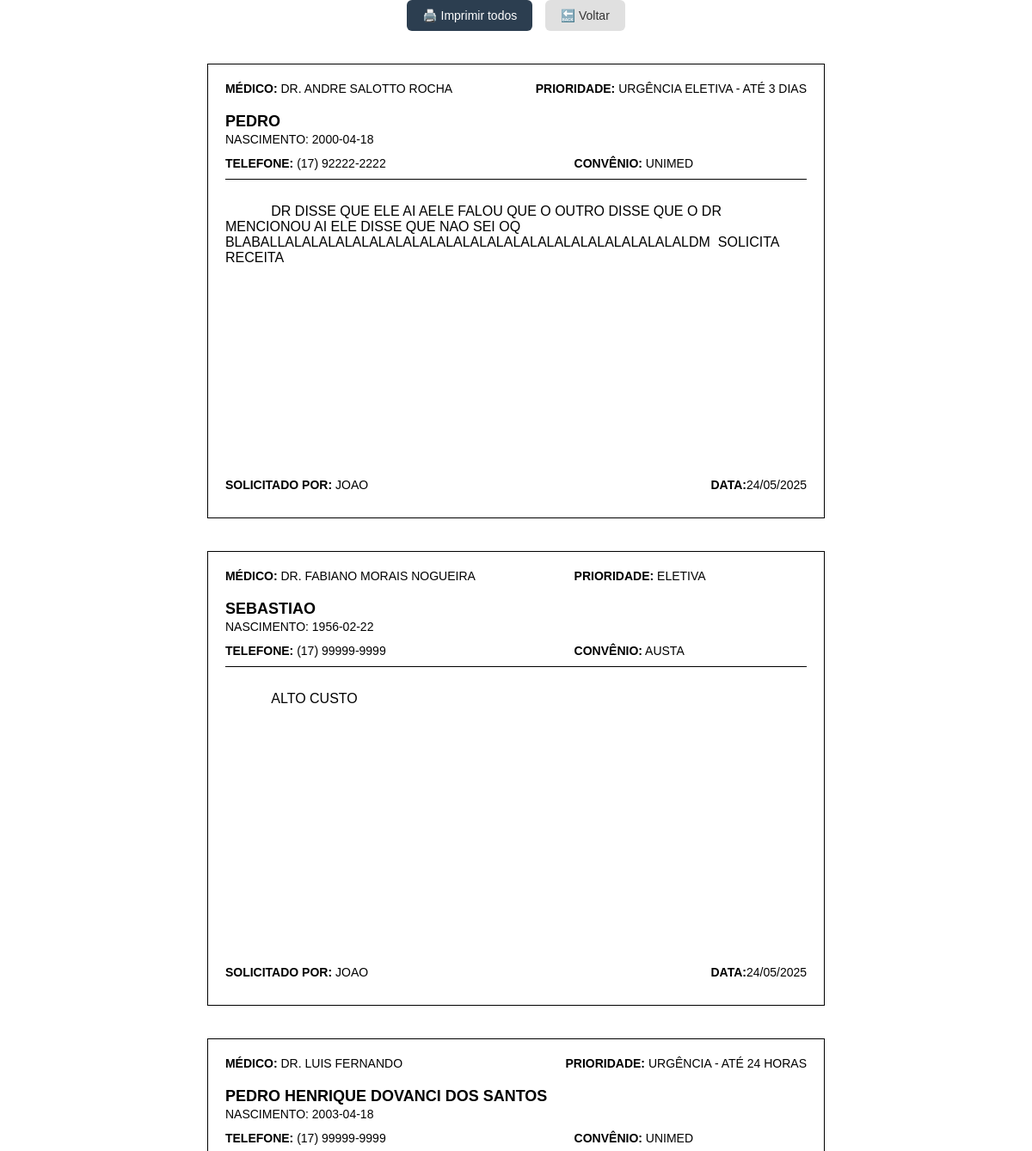
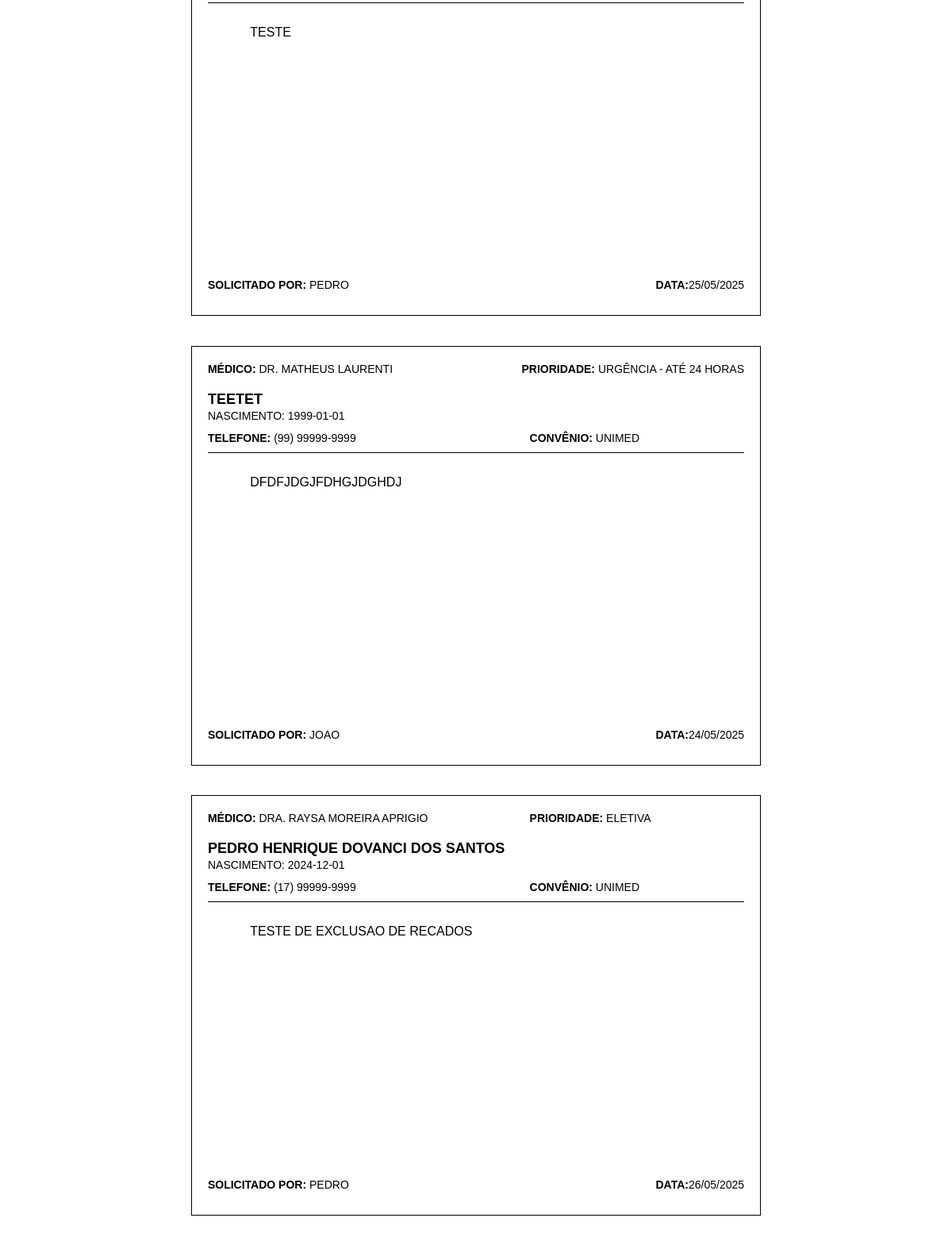
The app's page /imprimir/pendente (signed in), older data (2 pictures, top to bottom).
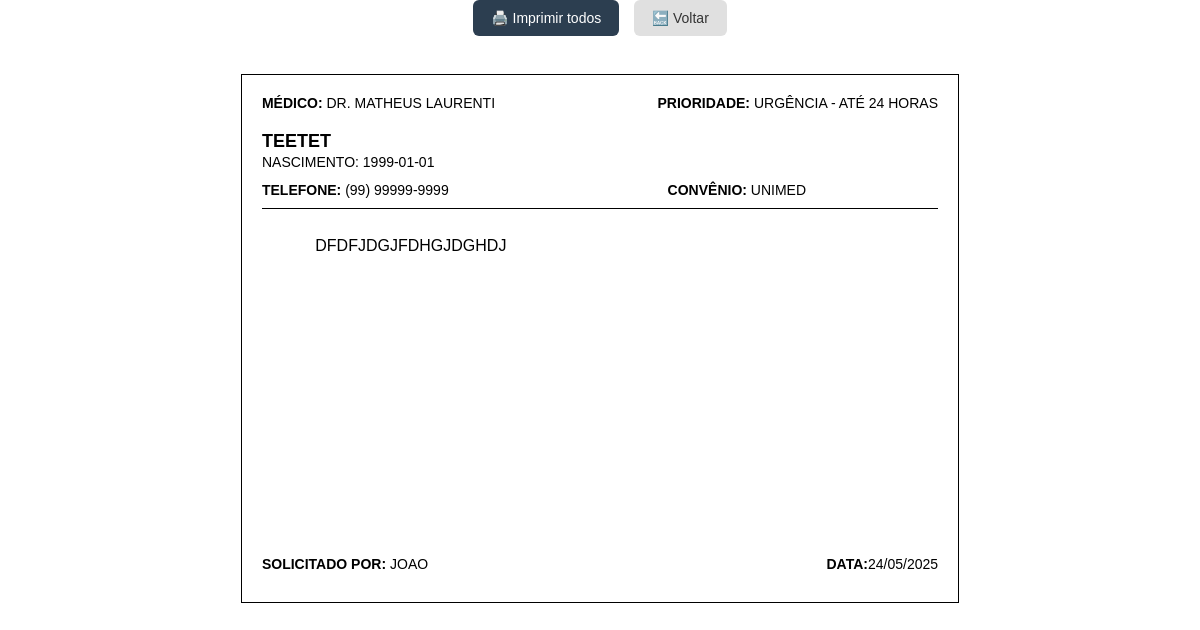
The same page, newer data.
### tables this page shows
CREATE TABLE recados (
            id INTEGER PRIMARY KEY AUTOINCREMENT,
            medico TEXT NOT NULL,
            prioridade TEXT NOT NULL,
            nome_paciente TEXT NOT NULL,
            data_nascimento TEXT NOT NULL,
            telefone TEXT NOT NULL,
            convenio TEXT,
            descricao TEXT,
            status TEXT DEFAULT 'pendente',
            usuario TEXT NOT NULL,
            data_cadastro TEXT NOT NULL
        );

### app.py (the view)
@app.route('/imprimir/<status>')
def imprimir(status):
    conexao = conectar_banco()
    cursor = conexao.cursor()
    cursor.execute('SELECT * FROM recados WHERE status = ? ORDER BY medico, prioridade', (status,))
    recados = cursor.fetchall()
    conexao.close()
    return render_template('imprimir_lista.html', recados=recados)

### app.py (called while the page is built)
def conectar_banco():
    conexao = sqlite3.connect('recados.db')
    conexao.row_factory = sqlite3.Row
    return conexao

@app.template_filter('format_data')
def formatar_data_br(data_str):
    try:
        data_obj = datetime.strptime(data_str, '%Y-%m-%d %H:%M:%S')
        return data_obj.strftime('%d/%m/%Y')
    except:
        return data_str  # fallback caso a string esteja mal formatada

### templates/imprimir_lista.html (shortened to what this page needs)
<!DOCTYPE html>
<html lang="pt-br">
<head>
    <link rel="stylesheet" href="{{ url_for('static', filename='css/imprimir_lista.css') }}">
</head>
<body>
    <div class="no-print botoes-topo">
        <button onclick="window.print()" class="btn-imprimir-topo">🖨️ Imprimir todos</button>
        <a href="{{ url_for('listar') }}" class="btn-voltar-topo">🔙 Voltar</a>
    </div>
    {% for recado in recados %}
        <div class="recado">
        <div class="linha-topo">
            <span class="campo"><strong>Médico:</strong> {{ recado['medico'] }}</span>
            <span class="campo"><strong>Prioridade:</strong> {{ recado['prioridade'] }}</span>
        </div>
        <div class="paciente">{{ recado['nome_paciente'] }}</div>
        <div class="subinfo">Nascimento: {{ recado['data_nascimento'] }}</div>
        <div class="linha-meio">
            <span class="campo"><strong>Telefone:</strong> {{ recado['telefone'] }}</span>
            <span class="campo"><strong>Convênio:</strong> {{ recado['convenio'] }}</span>
        </div>
        <div class="descricao">
            {{ recado['descricao'] }}
        </div>
        <div class="linha-rodape">
            <span>
                <strong>Solicitado por:</strong> {{ recado['usuario'] }}
            </span>
            <span>
                <strong>Data:</strong>{{ recado['data_cadastro']|format_data }}
            </span>
        </div>
        </div>
    {% endfor %}
</body>
</html>

Row changes from the older to the newer data that the page shows:
no longer on this page (row edited): recados: medico "DR. ANDRE SALOTTO ROCHA", prioridade "URGÊNCIA ELETIVA - ATÉ 3 DIAS", nome_paciente "PEDRO", data_nascimento "2000-04-18", telefone "(17) 92222-2222", convenio "UNIMED", descricao "DR DISSE QUE ELE AI AELE FALOU QUE O OUTRO DISSE QUE O DR MENCIONOU AI ELE DISSE QUE NAO SEI OQ BLABALLALALALALALALALALALALALALALALALALALALALALALALALALDM SOLICITA RECEITA", usuario "JOAO", data_cadastro "24/05/2025"
no longer on this page (row edited): recados: medico "DR. FABIANO MORAIS NOGUEIRA", prioridade "ELETIVA", nome_paciente "SEBASTIAO", data_nascimento "1956-02-22", telefone "(17) 99999-9999", convenio "AUSTA", descricao "ALTO CUSTO", usuario "JOAO", data_cadastro "24/05/2025"
no longer on this page (row edited): recados: medico "DR. LUIS FERNANDO", prioridade "URGÊNCIA - ATÉ 24 HORAS", nome_paciente "PEDRO HENRIQUE DOVANCI DOS SANTOS", data_nascimento "2003-04-18", telefone "(17) 99999-9999", convenio "UNIMED", descricao "TESTE", usuario "PEDRO", data_cadastro "25/05/2025"
no longer on this page (row edited): recados: medico "DRA. RAYSA MOREIRA APRIGIO", prioridade "ELETIVA", nome_paciente "PEDRO HENRIQUE DOVANCI DOS SANTOS", data_nascimento "2024-12-01", telefone "(17) 99999-9999", convenio "UNIMED", descricao "TESTE DE EXCLUSAO DE RECADOS", usuario "PEDRO", data_cadastro "26/05/2025"
